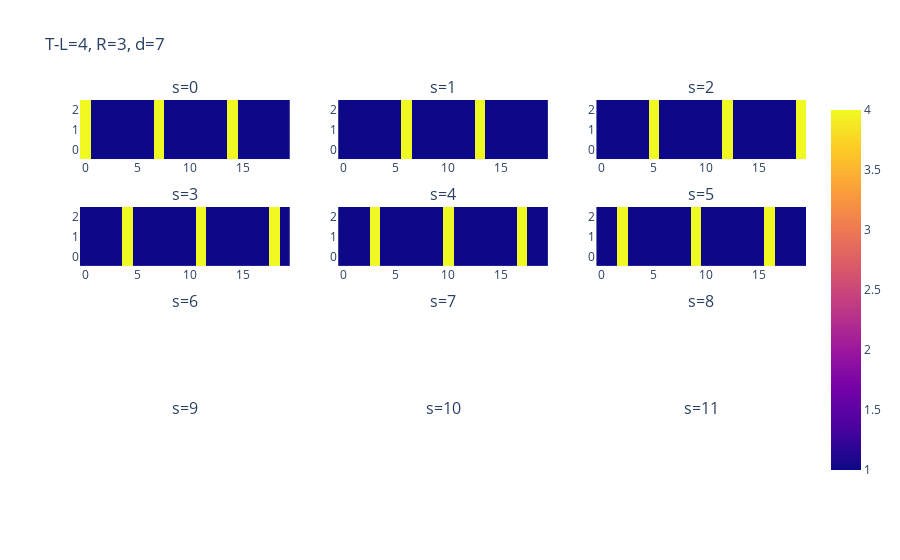

Notebook code cell kept with this figure:
### Markdown cell above
### Transposition along B-axis

### Code cell
d = 2*r+1
#---
Row, Col = 4, 3
fig = make_subplots(
    Row, Col, subplot_titles=[f"s={s}" for s in range(Row * Col)]
)
# ---
for i, j in itertools.product(range(Row), range(Col)):
    s = i * Col + j
    try:
        mat = [tamed_matrix[s+n*d] for n in range(int(size/d)+1)]
        fig.append_trace(px.imshow(mat).data[0], i+1, j+1)
    except: pass
# ---
fig.update_layout(title=f"T-L={e}, R={r}, d={d}")
fig.show()

### Figure 1 — Plotly figure (JSON) as saved in the notebook; plotly's stock layout.template omitted (floating-point values rounded to 4 significant figures)
{"data": [{"coloraxis": "coloraxis", "hovertemplate": "x: %{x}<br>y: %{y}<br>color: %{z}<extra></extra>", "name": "0", "type": "heatmap", "xaxis": "x", "yaxis": "y", "z": [[4, 1, 1, 1, 1, 1, 1, 4, 1, 1, 1, 1, 1, 1, 4, 1, 1, 1, 1, 1], [4, 1, 1, 1, 1, 1, 1, 4, 1, 1, 1, 1, 1, 1, 4, 1, 1, 1, 1, 1], [4, 1, 1, 1, 1, 1, 1, 4, 1, 1, 1, 1, 1, 1, 4, 1, 1, 1, 1, 1]]}, {"coloraxis": "coloraxis", "hovertemplate": "x: %{x}<br>y: %{y}<br>color: %{z}<extra></extra>", "name": "0", "type": "heatmap", "xaxis": "x2", "yaxis": "y2", "z": [[1, 1, 1, 1, 1, 1, 4, 1, 1, 1, 1, 1, 1, 4, 1, 1, 1, 1, 1, 1], [1, 1, 1, 1, 1, 1, 4, 1, 1, 1, 1, 1, 1, 4, 1, 1, 1, 1, 1, 1], [1, 1, 1, 1, 1, 1, 4, 1, 1, 1, 1, 1, 1, 4, 1, 1, 1, 1, 1, 1]]}, {"coloraxis": "coloraxis", "hovertemplate": "x: %{x}<br>y: %{y}<br>color: %{z}<extra></extra>", "name": "0", "type": "heatmap", "xaxis": "x3", "yaxis": "y3", "z": [[1, 1, 1, 1, 1, 4, 1, 1, 1, 1, 1, 1, 4, 1, 1, 1, 1, 1, 1, 4], [1, 1, 1, 1, 1, 4, 1, 1, 1, 1, 1, 1, 4, 1, 1, 1, 1, 1, 1, 4], [1, 1, 1, 1, 1, 4, 1, 1, 1, 1, 1, 1, 4, 1, 1, 1, 1, 1, 1, 4]]}, {"coloraxis": "coloraxis", "hovertemplate": "x: %{x}<br>y: %{y}<br>color: %{z}<extra></extra>", "name": "0", "type": "heatmap", "xaxis": "x4", "yaxis": "y4", "z": [[1, 1, 1, 1, 4, 1, 1, 1, 1, 1, 1, 4, 1, 1, 1, 1, 1, 1, 4, 1], [1, 1, 1, 1, 4, 1, 1, 1, 1, 1, 1, 4, 1, 1, 1, 1, 1, 1, 4, 1], [1, 1, 1, 1, 4, 1, 1, 1, 1, 1, 1, 4, 1, 1, 1, 1, 1, 1, 4, 1]]}, {"coloraxis": "coloraxis", "hovertemplate": "x: %{x}<br>y: %{y}<br>color: %{z}<extra></extra>", "name": "0", "type": "heatmap", "xaxis": "x5", "yaxis": "y5", "z": [[1, 1, 1, 4, 1, 1, 1, 1, 1, 1, 4, 1, 1, 1, 1, 1, 1, 4, 1, 1], [1, 1, 1, 4, 1, 1, 1, 1, 1, 1, 4, 1, 1, 1, 1, 1, 1, 4, 1, 1], [1, 1, 1, 4, 1, 1, 1, 1, 1, 1, 4, 1, 1, 1, 1, 1, 1, 4, 1, 1]]}, {"coloraxis": "coloraxis", "hovertemplate": "x: %{x}<br>y: %{y}<br>color: %{z}<extra></extra>", "name": "0", "type": "heatmap", "xaxis": "x6", "yaxis": "y6", "z": [[1, 1, 4, 1, 1, 1, 1, 1, 1, 4, 1, 1, 1, 1, 1, 1, 4, 1, 1, 1], [1, 1, 4, 1, 1, 1, 1, 1, 1, 4, 1, 1, 1, 1, 1, 1, 4, 1, 1, 1], [1, 1, 4, 1, 1, 1, 1, 1, 1, 4, 1, 1, 1, 1, 1, 1, 4, 1, 1, 1]]}], "layout": {"annotations": [{"font": {"size": 16}, "showarrow": false, "text": "s=0", "x": 0.1444, "xanchor": "center", "xref": "paper", "y": 1, "yanchor": "bottom", "yref": "paper"}, {"font": {"size": 16}, "showarrow": false, "text": "s=1", "x": 0.5, "xanchor": "center", "xref": "paper", "y": 1, "yanchor": "bottom", "yref": "paper"}, {"font": {"size": 16}, "showarrow": false, "text": "s=2", "x": 0.8556, "xanchor": "center", "xref": "paper", "y": 1, "yanchor": "bottom", "yref": "paper"}, {"font": {"size": 16}, "showarrow": false, "text": "s=3", "x": 0.1444, "xanchor": "center", "xref": "paper", "y": 0.7188, "yanchor": "bottom", "yref": "paper"}, {"font": {"size": 16}, "showarrow": false, "text": "s=4", "x": 0.5, "xanchor": "center", "xref": "paper", "y": 0.7188, "yanchor": "bottom", "yref": "paper"}, {"font": {"size": 16}, "showarrow": false, "text": "s=5", "x": 0.8556, "xanchor": "center", "xref": "paper", "y": 0.7188, "yanchor": "bottom", "yref": "paper"}, {"font": {"size": 16}, "showarrow": false, "text": "s=6", "x": 0.1444, "xanchor": "center", "xref": "paper", "y": 0.4375, "yanchor": "bottom", "yref": "paper"}, {"font": {"size": 16}, "showarrow": false, "text": "s=7", "x": 0.5, "xanchor": "center", "xref": "paper", "y": 0.4375, "yanchor": "bottom", "yref": "paper"}, {"font": {"size": 16}, "showarrow": false, "text": "s=8", "x": 0.8556, "xanchor": "center", "xref": "paper", "y": 0.4375, "yanchor": "bottom", "yref": "paper"}, {"font": {"size": 16}, "showarrow": false, "text": "s=9", "x": 0.1444, "xanchor": "center", "xref": "paper", "y": 0.1562, "yanchor": "bottom", "yref": "paper"}, {"font": {"size": 16}, "showarrow": false, "text": "s=10", "x": 0.5, "xanchor": "center", "xref": "paper", "y": 0.1562, "yanchor": "bottom", "yref": "paper"}, {"font": {"size": 16}, "showarrow": false, "text": "s=11", "x": 0.8556, "xanchor": "center", "xref": "paper", "y": 0.1562, "yanchor": "bottom", "yref": "paper"}], "autosize": true, "title": {"text": "T-L=4, R=3, d=7"}, "xaxis": {"anchor": "y", "autorange": true, "domain": [0, 0.2889], "range": [-0.5, 19.5]}, "xaxis10": {"anchor": "y10", "domain": [0, 0.2889]}, "xaxis11": {"anchor": "y11", "domain": [0.3556, 0.6444]}, "xaxis12": {"anchor": "y12", "domain": [0.7111, 1]}, "xaxis2": {"anchor": "y2", "autorange": true, "domain": [0.3556, 0.6444], "range": [-0.5, 19.5]}, "xaxis3": {"anchor": "y3", "autorange": true, "domain": [0.7111, 1], "range": [-0.5, 19.5]}, "xaxis4": {"anchor": "y4", "autorange": true, "domain": [0, 0.2889], "range": [-0.5, 19.5]}, "xaxis5": {"anchor": "y5", "autorange": true, "domain": [0.3556, 0.6444], "range": [-0.5, 19.5]}, "xaxis6": {"anchor": "y6", "autorange": true, "domain": [0.7111, 1], "range": [-0.5, 19.5]}, "xaxis7": {"anchor": "y7", "domain": [0, 0.2889]}, "xaxis8": {"anchor": "y8", "domain": [0.3556, 0.6444]}, "xaxis9": {"anchor": "y9", "domain": [0.7111, 1]}, "yaxis": {"anchor": "x", "autorange": true, "domain": [0.8438, 1], "range": [-0.5, 2.5]}, "yaxis10": {"anchor": "x10", "domain": [0, 0.1562]}, "yaxis11": {"anchor": "x11", "domain": [0, 0.1562]}, "yaxis12": {"anchor": "x12", "domain": [0, 0.1562]}, "yaxis2": {"anchor": "x2", "autorange": true, "domain": [0.8438, 1], "range": [-0.5, 2.5]}, "yaxis3": {"anchor": "x3", "autorange": true, "domain": [0.8438, 1], "range": [-0.5, 2.5]}, "yaxis4": {"anchor": "x4", "autorange": true, "domain": [0.5625, 0.7188], "range": [-0.5, 2.5]}, "yaxis5": {"anchor": "x5", "autorange": true, "domain": [0.5625, 0.7188], "range": [-0.5, 2.5]}, "yaxis6": {"anchor": "x6", "autorange": true, "domain": [0.5625, 0.7188], "range": [-0.5, 2.5]}, "yaxis7": {"anchor": "x7", "domain": [0.2812, 0.4375]}, "yaxis8": {"anchor": "x8", "domain": [0.2812, 0.4375]}, "yaxis9": {"anchor": "x9", "domain": [0.2812, 0.4375]}}}
